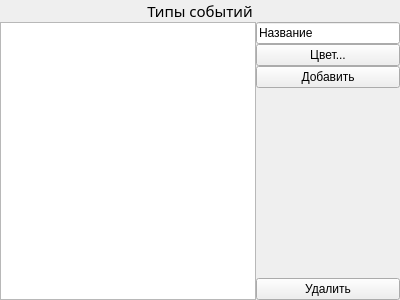
<?xml version="1.0" encoding="UTF-8"?>
<ui version="4.0">
 <class>Form</class>
 <widget class="QWidget" name="Form">
  <property name="geometry">
   <rect>
    <x>0</x>
    <y>0</y>
    <width>400</width>
    <height>300</height>
   </rect>
  </property>
  <property name="windowTitle">
   <string>Типы событий</string>
  </property>
  <property name="windowIcon">
   <iconset>
    <normaloff>icons/sheet_icon.png</normaloff>icons/sheet_icon.png</iconset>
  </property>
  <layout class="QVBoxLayout" name="verticalLayout_2">
   <property name="spacing">
    <number>0</number>
   </property>
   <property name="leftMargin">
    <number>0</number>
   </property>
   <property name="topMargin">
    <number>0</number>
   </property>
   <property name="rightMargin">
    <number>0</number>
   </property>
   <property name="bottomMargin">
    <number>0</number>
   </property>
   <item>
    <widget class="QLabel" name="label">
     <property name="font">
      <font>
       <family>Segoe Script</family>
       <pointsize>11</pointsize>
      </font>
     </property>
     <property name="text">
      <string>Типы событий</string>
     </property>
     <property name="alignment">
      <set>Qt::AlignCenter</set>
     </property>
    </widget>
   </item>
   <item>
    <layout class="QHBoxLayout" name="horizontalLayout">
     <property name="spacing">
      <number>0</number>
     </property>
     <item>
      <widget class="QListWidget" name="listWidget"/>
     </item>
     <item>
      <layout class="QVBoxLayout" name="verticalLayout">
       <item>
        <widget class="QLineEdit" name="name_btn">
         <property name="styleSheet">
          <string notr="true"/>
         </property>
         <property name="text">
          <string>Название</string>
         </property>
        </widget>
       </item>
       <item>
        <widget class="QPushButton" name="color_btn">
         <property name="text">
          <string>Цвет...</string>
         </property>
        </widget>
       </item>
       <item>
        <widget class="QPushButton" name="add_type_btn">
         <property name="text">
          <string>Добавить</string>
         </property>
        </widget>
       </item>
       <item>
        <widget class="QLabel" name="error_label">
         <property name="text">
          <string/>
         </property>
         <property name="wordWrap">
          <bool>true</bool>
         </property>
        </widget>
       </item>
       <item>
        <spacer name="verticalSpacer">
         <property name="orientation">
          <enum>Qt::Vertical</enum>
         </property>
         <property name="sizeHint" stdset="0">
          <size>
           <width>20</width>
           <height>40</height>
          </size>
         </property>
        </spacer>
       </item>
       <item>
        <widget class="QPushButton" name="delete_btn">
         <property name="text">
          <string>Удалить</string>
         </property>
        </widget>
       </item>
      </layout>
     </item>
    </layout>
   </item>
  </layout>
 </widget>
 <resources/>
 <connections/>
</ui>
